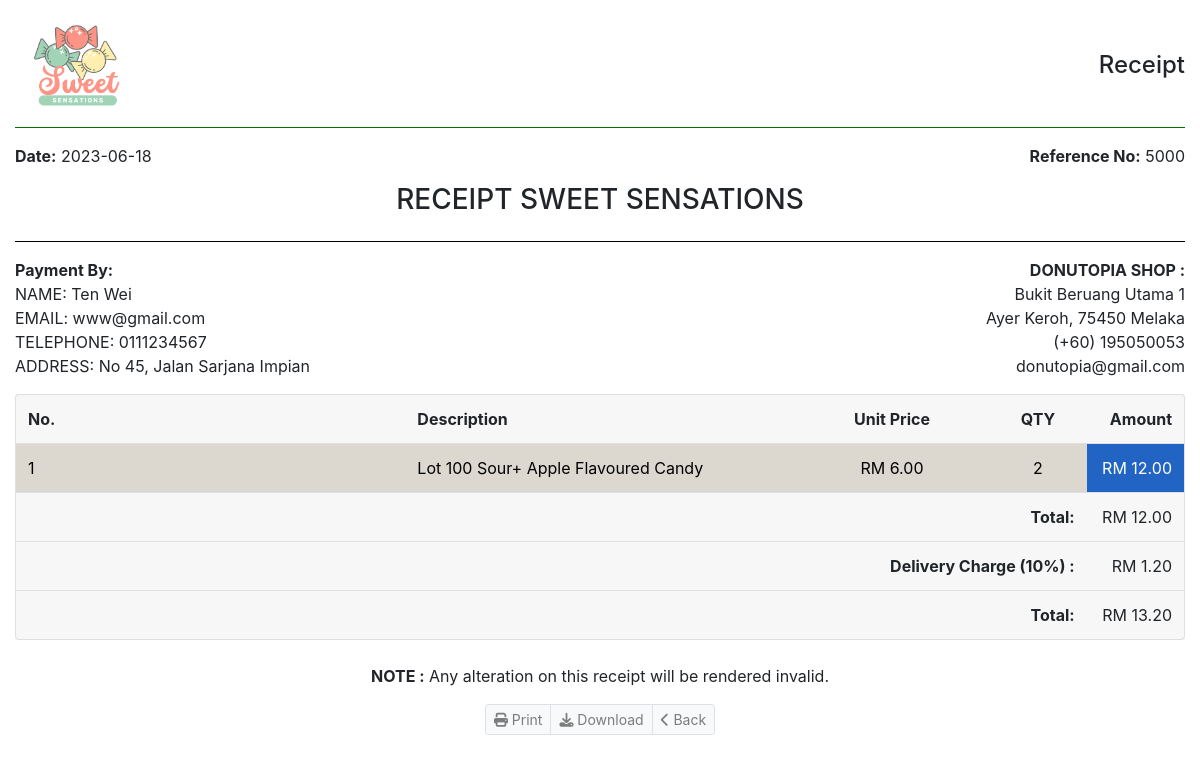
The app's page /users/invoice.php?id=4000 (signed in) with its own data.
### tables this page shows
CREATE TABLE `payment` (
  `paymentID` int(11) NOT NULL,
  `paymentDate` date NOT NULL,
  `paymentMethod` varchar(50) DEFAULT NULL,
  `deliveryCharge` decimal(5,2) NOT NULL,
  `totalAmount` decimal(5,2) NOT NULL,
  `orderID` int(11) DEFAULT NULL
);

CREATE TABLE `customer` (
  `customerID` int(11) NOT NULL,
  `email` varchar(50) NOT NULL,
  `password` varchar(100) NOT NULL,
  `name` varchar(100) NOT NULL,
  `contactNo` varchar(20) NOT NULL,
  `gender` varchar(5) NOT NULL,
  `dob` date DEFAULT NULL,
  `address` varchar(1000) NOT NULL
);

CREATE TABLE `item` (
  `itemID` int(11) NOT NULL,
  `itemName` varchar(1000) DEFAULT NULL,
  `unitPrice` double(6,2) DEFAULT NULL,
  `image` longblob DEFAULT NULL,
  `pathFile` varchar(1000) NOT NULL,
  `staffID` int(11) DEFAULT NULL,
  `stockQuantityProduct` int(11) NOT NULL
);

CREATE TABLE `order_detail` (
  `orderID` int(11) NOT NULL,
  `itemID` int(11) NOT NULL,
  `quantity` int(11) DEFAULT NULL,
  `price` double(6,2) DEFAULT NULL
);

CREATE TABLE `orders` (
  `orderID` int(11) NOT NULL,
  `orderDate` date NOT NULL,
  `amount` double(6,2) DEFAULT NULL,
  `orderStatus` varchar(50) DEFAULT NULL,
  `customerID` int(11) DEFAULT NULL
);

### users/invoice.php (the view, shortened to what this page needs)
<?php
include("../connect.php");
if (isset($_GET['id'])) {
    $orderid = $_GET['id'];
}
?>
<!DOCTYPE html>
<html lang="en">
<head>
<link rel="stylesheet" href="https://cdn.jsdelivr.net/npm/bootstrap@4.6.0/dist/css/bootstrap.min.css">
</head>
<body>
<?php
	$queryOrder = "SELECT * FROM payment p
    JOIN orders o ON p.orderID = o.orderID
    JOIN customer c ON o.customerID = c.customerID
    JOIN order_detail a ON a.orderID = o.orderID
    JOIN item d ON a.itemID =d.itemID
    WHERE p.orderID = $orderid";
	$resultOrder = mysqli_query($conn,$queryOrder);
	if(mysqli_num_rows($resultOrder)>0)
	{
        $rowPayment = mysqli_fetch_assoc($resultOrder);
	?>
<div class="container-fluid invoice-container" id="invoice" style="margin-top: 20px;">
  <header>
  <div class="row align-items-center">
    <div class="col-sm-7 text-center text-sm-left mb-3 mb-sm-0">
      <img id="logo" src="../image/cute.png" title="Ospoly" alt="ABBY Logo" style="width: 18%; height: 18%;"/>
    </div>
    <div class="col-sm-5 text-center text-sm-right">
      <h4 class="text-7 mb-0">Receipt</h4>
    </div>
  </div>
  <hr style="background-color: green;">
  </header>
  <main  id="receipt">
  <div class="row">
    <div class="col-sm-6"><strong>Date:</strong> <?php echo $rowPayment['paymentDate']; ?> </div>
    <div class="col-sm-6 text-sm-right"> <strong>Reference No:</strong> <?php echo $rowPayment['paymentID']; ?></div>
  </div>
  <div class="row">
    <div class="col-sm-12 text-sm-center"><h3 style="padding-top: 15px;">RECEIPT SWEET SENSATIONS</h3></div>
  </div>
  <hr style="background-color: black;">
  <div class="row">
    <div class="col-sm-6 text-sm-right order-sm-1"> <strong>DONUTOPIA SHOP :</strong>
      <address>
      Bukit Beruang Utama 1<br />
	  Ayer Keroh, 75450 Melaka<br />
      (+60) 195050053 <br />
      donutopia@gmail.com
      </address>
    </div>
    <div class="col-sm-6 order-sm-0"> <strong>Payment By:</strong>
      <address>
      NAME: <?php echo $rowPayment['name']; ?><br />
      EMAIL: <?php echo $rowPayment['email']; ?><br />
      TELEPHONE: <?php echo $rowPayment['contactNo']; ?><br />
      ADDRESS: <?php echo $rowPayment['address']; ?><br />
      </address>
    </div>
  </div>
  <div class="card">
    <div class="card-body p-0">
      <div class="table-responsive">
        <table class="table mb-0">
    <thead class="card-header">
          <tr>
            <td class="col-3 border-0"><strong>	No.</strong></td>
      <td class="col-4 border-0"><strong>Description</strong></td>
            <td class="col-2 text-center border-0"><strong>Unit Price</strong></td>
      <td class="col-1 text-center border-0"><strong>QTY</strong></td>
            <td class="col-2 text-right border-0"><strong>Amount</strong></td>
          </tr>
        </thead>
          <tbody>
			  <?php
				$query1 = "SELECT * FROM payment p, orders o, customer c, order_detail d, item i WHERE p.orderID=o.orderID AND d.orderID=o.orderID AND d.itemID=i.itemID AND c.customerID = o.customerID AND o.orderID  =$orderid";
                $result1 = mysqli_query($conn,$query1);
                if(mysqli_num_rows($result1)>0)
                { $counter=1;
                    while($row1 = mysqli_fetch_assoc($result1))
                    {
			  ?>
            <tr>
			<td class="col-4 text-1 border-0" style="background-color: #dcd8cf;color: #000;"><?php echo $counter ?></td>
              <td class="col-4 text-1 border-0" style="background-color: #dcd8cf;color: #000;"><?php echo $row1['itemName']; ?></td>
              <td class="col-2 text-center border-0" style="background-color: #dcd8cf;color: #000;">RM <?php echo $row1['unitPrice']; ?></td>
        <td class="col-1 text-center border-0" style="background-color: #dcd8cf;color: #000;"><?php echo $row1['quantity']; ?></td>
        <td class="col-2 text-right border-0" style="background-color: #2264c4;color: #fff;">RM <?php echo number_format($row1['unitPrice'] * $row1['quantity'],2); ?></td>
            </tr> <?php $counter++;} } ?>
          </tbody>
      <tfoot class="card-footer">
            <tr>
              <td colspan="4" class="text-right"><strong>Total:</strong></td>
              <td class="text-right">RM <?php echo $rowPayment['amount']; ?></td>
            </tr>
            <tr>
              <td colspan="4" class="text-right"><strong>Delivery Charge (10%) :</strong></td>
              <td class="text-right">RM <?php echo $rowPayment['deliveryCharge']; ?></td>
            </tr>
            <tr>
              <td colspan="4" class="text-right"><strong>Total:</strong></td>
              <td class="text-right">RM <?php echo $rowPayment['totalAmount']; ?></td>
            </tr>
      </tfoot>
        </table>
      </div>
    </div>
  </div>
  </main>
  <footer class="text-center mt-4">
  <p class="text-1"><strong>NOTE :</strong> Any alteration on this receipt will be rendered invalid.</p>
  <div class="btn-group btn-group-sm d-print-none">
  <a href="javascript:window.print()" class="btn btn-light border text-black-50 shadow-none"><i class="fa fa-print"></i> Print</a>
  <a href="#" id="download" class="btn btn-light border text-black-50 shadow-none"><i class="fa fa-download"></i> Download</a>
  <a href="menu.php" class="btn btn-light border text-black-50 shadow-none"><i class="fa fa-chevron-left"></i> Back</a>
  </div>
  </footer> <br>
</div> <?php }   ?>
</body>
</html>

### records on screen
payment: paymentDate "2023-06-18", paymentID "5000", customer.name "Ten Wei", customer.email "www@gmail.com", customer.contactNo "0111234567", customer.address "No 45, Jalan Sarjana Impian", item.itemName "Lot 100 Sour+ Apple Flavoured Candy", item.unitPrice "6.00", order_detail.quantity "2", item.unitPrice "12.00", orderID.amount "12.00", deliveryCharge "1.20", totalAmount "13.20"
